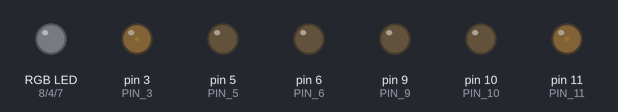
The sketch below on a simulated Arduino Uno, built with avr-gcc and run on an emulated ATmega328P. Parts: an RGB LED mixed from three pins (HIGH = lit), output pins drawn as LEDs (lit = HIGH).

Above: at 0.05 s.
At 0.65 s:
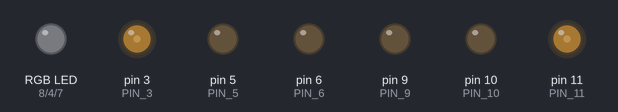
At 1.3 s:
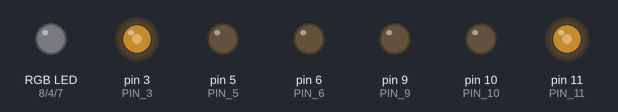
At 2.55 s:
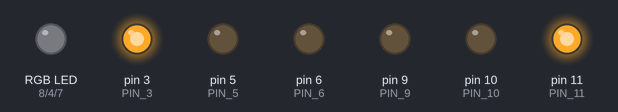
Timing chart, 0 to 5.9 s (numbered marks = the images above):
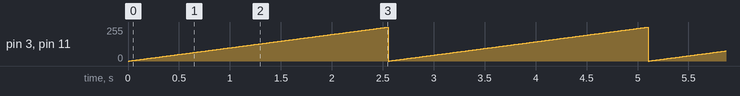

The sketch:

Timer_2_PWM_Phase.ino
```cpp
/*!
* @brief Timer 2 FAST PWM
*
* https://docs.arduino.cc/tutorials/generic/secrets-of-arduino-pwm/
*
* Date: 2/11/2024
*/
#define RED_LED   8
#define GREEN_LED 4
#define BLUE_LED  7

// Timer 0 PWM Pins
#define PIN_5     5  // OC0A -> RGB_BLUE
#define PIN_6     6  // OC0B -> RGB_GREEN

// Timer 1 PWM Pins
#define PIN_9     9   // OC1A -> RGB_RED
#define PIN_10    10  // OC1B

// Timer 2 PWM Pins
#define PIN_11    11  // OC2A
#define PIN_3     3   // OC2B -> BUTTON_2

void setup() {
  // Initialize serial
  Serial.begin(9600);

  // Initialize LEDs
  pinMode(RED_LED, OUTPUT);
  pinMode(GREEN_LED, OUTPUT);
  pinMode(BLUE_LED, OUTPUT);

  // Initialize PWM Pins
  pinMode(PIN_3, OUTPUT);
  pinMode(PIN_5, OUTPUT);
  pinMode(PIN_6, OUTPUT);
  pinMode(PIN_9, OUTPUT);
  pinMode(PIN_10, OUTPUT);
  pinMode(PIN_11, OUTPUT);

  // Initialize Timer2 (8bit)
  // Speed of Timer2 = 16MHz/64 = 250kHz
  // Phase Correct PWM Frequency -> 250kHz/255/2 = 490.2Hz
  TCCR2A = 0;
  TCCR2B = 0;

  // Waveform Mode
  TCCR2A |= (1<<WGM20);  // Phase Correct
  // Control
  TCCR2A |= (1<<COM2A1) | (1<<COM2B1);
  // Start Timer by setting the prescaler
  TCCR2B |= (1<<CS22);  // 64 prescaler

  OCR2A = 180;
  OCR2B = 50;
}

void loop()
{
  // idle
  for(int i=0; i<255; i++){
    OCR2A = i;
    OCR2B = i;
    //delayMicroseconds(500);
    delay(10);
  }
}
```

Measured:
- by itself, pin 3 (PIN_3), pin 11 (PIN_11): ramps from 0/255 to 254/255 and jumps back, once every 2.6 s
